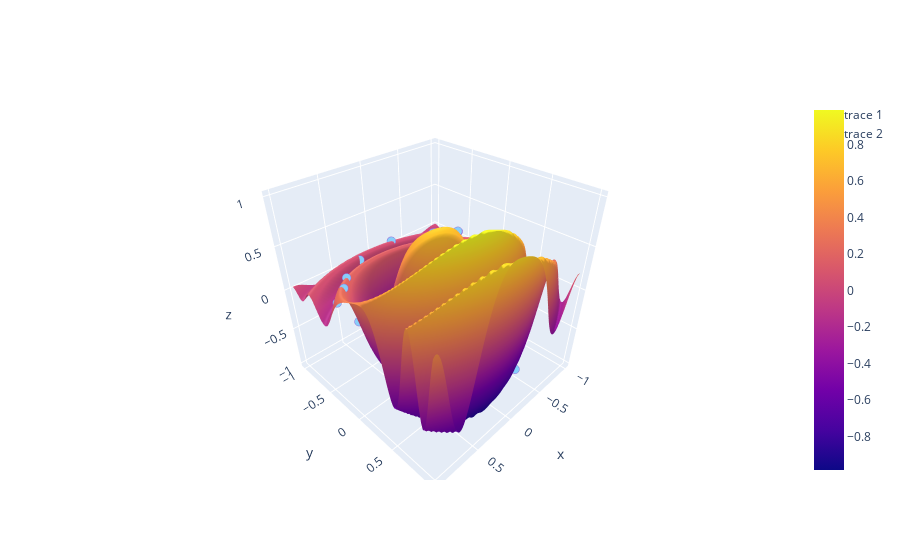

Here is the notebook cell this chart was saved with:
### Markdown cell above
# 2. Initial sample
初期サンプルを複数計算する。

### Code cell
data_eta = np.random.random_sample(size=(10,2))
data = gen_xy(data_eta[:,0],data_eta[:,1])
z = test_func(data[:,0],data[:,1])
data = np.hstack((data,z.reshape(-1,1)))
#data =  np.hstack((data,test_func(data[:,0],data[:,1])))

fig.add_trace(go.Scatter3d(x=data[:,0], y=data[:,1], z=data[:,2], 
                            mode="markers",
                            marker=dict(
                                color='LightSkyBlue',
                                size=3,
                                line=dict(
                                    color='MediumPurple',
                                    width=1
                                )
                            )
                        ))
fig.show()
